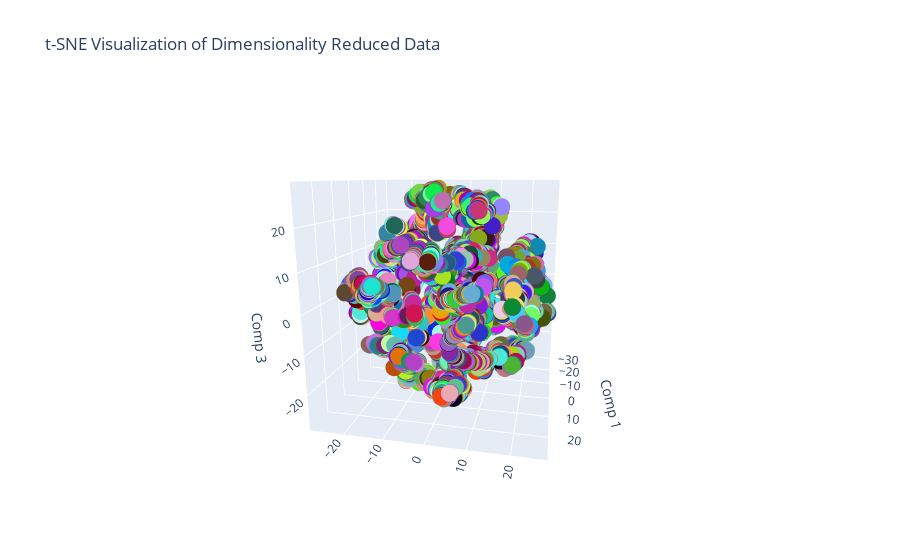

The notebook cell this image was saved under:
### Code cell
# Create a 3D scatter plot using Plotly
fig = make_subplots(specs=[[{"type": "scatter3d"}]])

tsne_trace = go.Scatter3d(
    x=reduced_data[:, 0],
    y=reduced_data[:, 1],
    z=reduced_data[:, 2],
    mode='markers',
    marker=dict(size=6, color=colors),
    name='t-SNE'
)

fig.add_trace(tsne_trace)

# Set plot title and axis labels
fig.update_layout(
    title='t-SNE Visualization of Dimensionality Reduced Data',
    scene=dict(
        xaxis_title='Comp 1',
        yaxis_title='Comp 2',
        zaxis_title='Comp 3'
    ),
    height=500
)

# Render the plot
fig.show()

### Figure 1 — Plotly figure (JSON) as saved in the notebook; plotly's stock layout.template omitted (floating-point values rounded to 4 significant figures; data arrays with more than 128 entries replaced by an {"elided": "..."} marker saying what was removed)
{"data": [{"marker": {"color": {"elided": "8676x3 float values"}, "size": 6}, "mode": "markers", "name": "t-SNE", "type": "scatter3d", "x": {"elided": "8676 float values"}, "y": {"elided": "8676 float values"}, "z": {"elided": "8676 float values"}}], "layout": {"autosize": true, "scene": {"aspectmode": "auto", "aspectratio": {"x": 1.023, "y": 0.9694, "z": 1.009}, "camera": {"center": {"x": 0, "y": 0, "z": 0}, "eye": {"x": 2.061, "y": 0.4526, "z": 0.5253}, "projection": {"type": "perspective"}, "up": {"x": 0, "y": 0, "z": 1}}, "domain": {"x": [0, 1], "y": [0, 1]}, "xaxis": {"title": {"text": "Comp 1"}, "type": "linear"}, "yaxis": {"title": {"text": "Comp 2"}, "type": "linear"}, "zaxis": {"title": {"text": "Comp 3"}, "type": "linear"}}, "title": {"text": "t-SNE Visualization of Dimensionality Reduced Data"}}}
